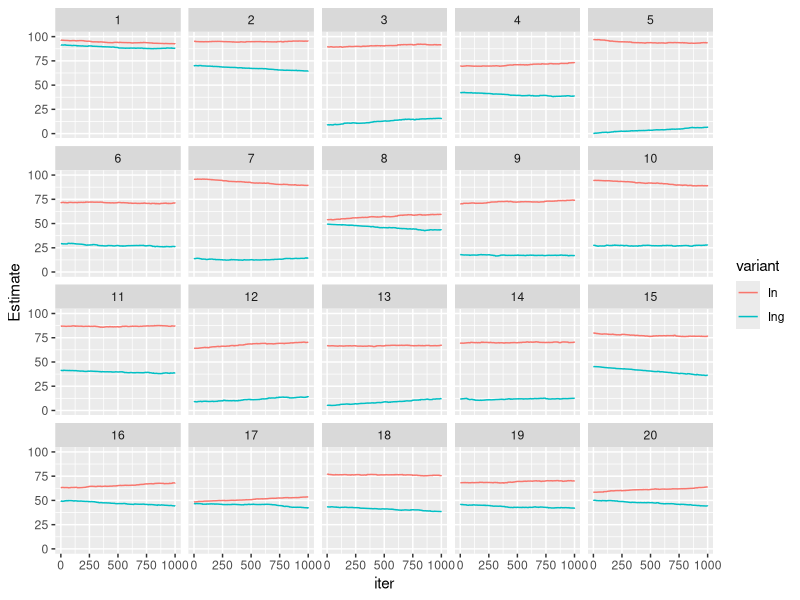

R code for this plot: (Note: a time limit stopped this script after it produced the figure.)

library(ggplot2)
library(reshape2)
library(plyr)


generate_new_speaker <- function(niter, generation, min = 0, max = 100, old_speaker){
  # This function generates a new learner.
  #"In" and "Ing" are the (mean) style values for each variant
  #token is whihc variant they just heard
  #style is which style "
  experience <- list(In    = vector(length = niter),
                     Ing   = vector(length = niter),
                     token = vector(length = niter),
                     style = vector(length = niter),
                     iter  = 1:niter,
                     generation = rep(generation, niter)
  )
  #  experience[["Ing"]][1]   <- (max-min)/2
  #  experience[["In"]][1]    <- (max-min)/2
  
  #JCW: I am changing the above to be values generated from old_speaker
  
  
  currentobs <- generate_from_speaker(old_speaker)
  
  if(currentobs[["token"]] == "Ing"){
    while(currentobs[["token"]] == "Ing"){
      lastobs <- currentobs
      currentobs <- generate_from_speaker(old_speaker)
    }
    
    experience[["Ing"]][1]   <- lastobs[["style"]]
    experience[["In"]][1]    <- currentobs[["style"]]
    
    #debug
    print("Ing")
    print(lastobs[["style"]])
    print(currentobs[["style"]])
  }
  
  else {
    while(currentobs[["token"]] == "In"){
      lastobs <- currentobs
      currentobs <- generate_from_speaker(old_speaker)
    }
    
    experience[["Ing"]][1]   <- currentobs[["style"]]
    experience[["In"]][1]    <- lastobs[["style"]]
    
    #debug
    print("In")
    print(lastobs[["style"]])
    print(currentobs[["style"]])
  }
  experience[["token"]][1] <- NA
  experience[["style"]][1] <- NA
  return(experience)
}

update_speaker <- function(speaker, lambda, iter, token, style){
  # this function updates a learner with input
  #speaker is basically experience  
  other_token <- c(In = "Ing", Ing = "In")
  other <- other_token[token]
  
  #expectation is a style value    
  previous_expectation <- speaker[[token]][iter-1]
  
  #If its closer than 1 unit to the expectation than dist = 1
  dist    <- max(1, abs(style-previous_expectation))
  
  #weight is smaller at larger distances from the expectation
  weight  <- lambda * (1/(dist^2))
  
  #This is a weighted average. Instead of half of the new expectation coming from the old exp and half from the current style, we use the weight to figure out the proportions of the new expectation that should come from each the old and the current style. And as the current style gets farther away from the old expectation, we use less of it in determining the new expection.

  new_expectation <- (previous_expectation * (1-weight)) + (style * weight)
  
  speaker[[token]][iter]   <- new_expectation
  speaker[[other]][iter]   <- speaker[[other]][iter-1]
  speaker[["style"]][iter] <- style
  speaker[["token"]][iter] <- token
  
  return(speaker)
}

generate_from_speaker <- function(speaker, min = 0, max = 100, eps = 0.001){
  # this function generates a tokens from a mature speaker
  #Choose style to speak, which is an independent choice from a uniform dist.
  style <- runif(1, min, max)
  
  #Takes their last expectation for the style of each token
  In_expect  <- rev(speaker[["In"]])[1]
  Ing_expect <- rev(speaker[["Ing"]])[1]
  
  #eps is epsilon, the smallest value that something can take, as in clustering algorithms
  #In_dist  <- max(eps, abs(style - In_expect))
  #Ing_dist <- max(eps, abs(style - Ing_expect))
  
  #In_weight  <- 1/(In_dist^2)
  #Ing_weight <- 1/(Ing_dist^2)
  
  ####JCW: I am changing the distributions to Gaussians around the expectations, and the weights to point densities of the expectations drawn from those distributions.
 ####Since I don't want to add assumptions about how the variance of the Gaussians is estimated, I'm going to assume the sd is 12.5, just cause it looks reasonable on a scale of 0,100.

 In_weight  <- dnorm(style, mean=In_expect, sd=12.5)
 Ing_weight <- dnorm(style, mean=Ing_expect, sd=12.5)
  


  In_prob  <- In_weight /(In_weight+Ing_weight)
  Ing_prob <- Ing_weight/(In_weight+Ing_weight)
  
  token <- sample(c("In","Ing"), size=1, prob=c(In_prob,Ing_prob))
  
  return(list(style = style, token = token))
}

#initializing old speaker. these will be the style values for generation 0.

#old_speaker should have SAME STYLE for in/ing, to model first generation after doublet is innovated
old_speaker <- list(In    = 50,
                    Ing   = 50,
                    token = NA,
                    style = NA)

ngenerations <- 20
niter <- 1000
lambda <- 0.3

generations <- vector(length = ngenerations, mode = "list")


for(gen in 1:ngenerations){
  new_speaker <- generate_new_speaker(niter = niter, generation=gen, old_speaker = old_speaker)
  for(iter in 2:niter){
    obs <- generate_from_speaker(old_speaker)
    #obs is a token and its associated style    
    token <- obs[["token"]]
    style <- obs[["style"]]
    
    new_speaker <- update_speaker(new_speaker, lambda=lambda, iter=iter, token=token, style=style)
  }
  generations[[gen]] <- as.data.frame(new_speaker)
  old_speaker <- new_speaker
}


generations.df <- rbind.fill(generations)

generations.df.melt <- melt(generations.df, value.name = "Estimate", id.vars = c("token", "style", "iter", "generation"), variable.name = "variant", na.rm = TRUE, measure.vars = c("In", "Ing"))

#pdf("1000iterPerGen_Gauss.pdf")

p <- ggplot(generations.df.melt, aes(x = iter, y = Estimate, color=variant, group=variant))+
  geom_step()+
  facet_wrap(~generation)+
  ylim(0,100)

ggsave(p, file = "1000iterPerGenNice_Gauss.pdf", width = 8, height = 5)

#ggplot(generations.df, aes(iter, Ing))+
#  geom_step()+
#  facet_wrap(~generation)+
#  ylim(50,100)

#ggplot(subset(generations.df, !is.na(style)), aes(style, fill = token))+
#  stat_density(color = "black", position = "fill")+
#  facet_wrap(~generation)

#dev.off()


#Reinitializing old speaker for new run. These will be the style values for generation 0.

#old_speaker should have SAME STYLE for in/ing, to model first generation after doublet is innovated
old_speaker <- list(In    = 50,
                    Ing   = 50,
                    token = NA,
                    style = NA)

ngenerations <- 20
niter <- 20000
lambda <- 0.3

generations <- vector(length = ngenerations, mode = "list")


for(gen in 1:ngenerations){
  new_speaker <- generate_new_speaker(niter = niter, generation=gen, old_speaker = old_speaker)
  for(iter in 2:niter){
    obs <- generate_from_speaker(old_speaker)
    #obs is a token and its associated style    
    token <- obs[["token"]]
    style <- obs[["style"]]
    
    new_speaker <- update_speaker(new_speaker, lambda=lambda, iter=iter, token=token, style=style)
  }
  generations[[gen]] <- as.data.frame(new_speaker)
  old_speaker <- new_speaker
}


generations.df <- rbind.fill(generations)

#The melting allows us to plot both variants later on

generations.df.melt <- melt(generations.df, value.name = "Estimate", id.vars = c("token", "style", "iter", "generation"), variable.name = "variant", na.rm = TRUE, measure.vars = c("In", "Ing"))

#pdf("20000iterPerGen_Gauss.pdf")

p <- ggplot(subset(generations.df.melt,iter%%10==0), aes(x = iter, y = Estimate, color=variant, group=variant))+
  geom_step()+
  facet_wrap(~generation)+
  ylim(0,100)

ggsave(p, file = "20000iterPerGen_Gauss.pdf", width = 8, height = 5)

#ggplot(generations.df, aes(iter, Ing))+
#  geom_step()+
#  facet_wrap(~generation)+
#  ylim(50,100)

ggplot(subset(generations.df, !is.na(style)), aes(style, fill = token))+
  stat_density(color = "black", position = "fill")+
  facet_wrap(~generation)

#dev.off()
